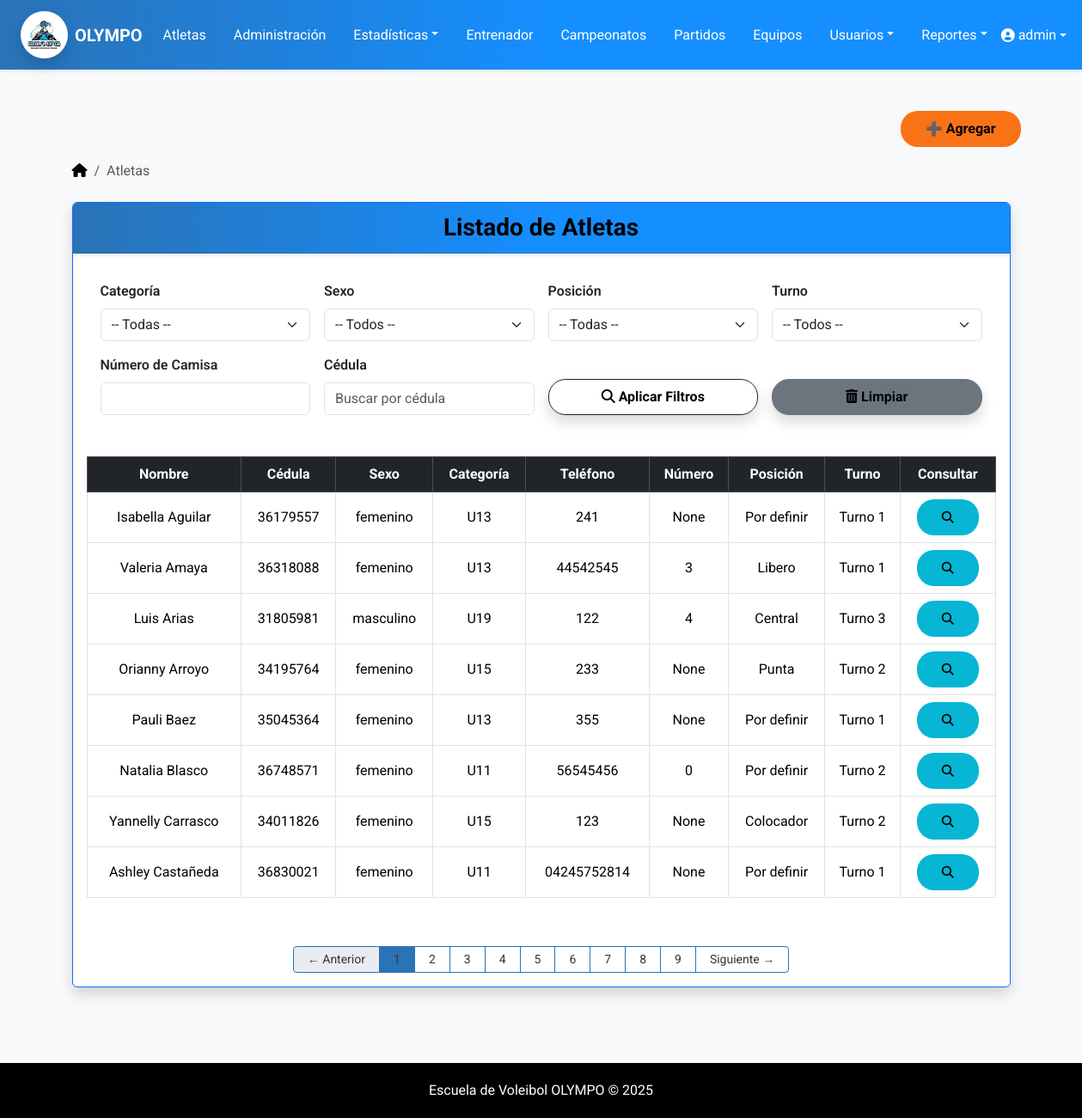
The page /atletas/lista/ (signed in) on the database its author committed.
### atletas/models.py (models this page shows, shortened)
class Atleta(models.Model):
    SEXO = (
    ('masculino', 'Masculino'),
    ('femenino', 'Femenino'),
    )
    TURNOS = (
        ('T1', 'Turno 1'),
        ('T2', 'Turno 2'),
        ('T3', 'Turno 3'),
    )
    POSICIONES = (
        ('Por definir', 'Por definir'),
        ('colocador', 'Colocador'),
        ('opuesto', 'Opuesto'),
        ('central', 'Central'),
        ('libero', 'Libero'),
        ('punta', 'Punta'),
    )
    user = models.OneToOneField(User, on_delete=models.CASCADE, null=True, blank=True)  # <— NUEVO
    nombre = models.CharField(max_length=100)
    apellido = models.CharField(max_length=100)
    fecha_nacimiento = models.DateField()
    sexo = models.CharField(max_length=10, choices=SEXO)
    categoria = models.CharField(max_length=10, blank=True)
    turno = models.CharField(max_length=10, choices=TURNOS)
    posicion = models.CharField(max_length=50, choices=POSICIONES)
    cedula = models.CharField(max_length=20, unique=True)
    telefono = models.CharField(max_length=20)
    direccion = models.TextField(blank=True)
    numero_camisa = models.PositiveIntegerField(null=True, blank=True)
    fecha_registro = models.DateTimeField(auto_now_add=True)
    salto = models.FloatField(null=True, blank=True, help_text="Salto en metros")
    alcance = models.FloatField(null=True, blank=True, help_text="Alcance en metros")
    peso = models.FloatField(null=True, blank=True, help_text="Peso en kilogramos")
    estatura = models.FloatField(null=True, blank=True, help_text="Estatura en metros")
    representante_nombre = models.CharField(max_length=100, blank=True, null=True)
    representante_apellido = models.CharField(max_length=100, blank=True, null=True)
    representante_cedula = models.CharField(max_length=20, blank=True, null=True)
    representante_telefono = models.CharField(max_length=20, blank=True, null=True)

### atletas/views.py (the view)
# urls.py: path('lista/', views.lista_atletas, name='lista_atletas'),
@user_passes_test(lambda u: es_admin(u) or es_entrenador(u))
def lista_atletas(request):
    atletas = Atleta.objects.all()
    categoria = request.GET.get('categoria')
    sexo = request.GET.get('sexo')
    posicion = request.GET.get('posicion')
    turno = request.GET.get('turno')
    numero = request.GET.get('numero')
    cedula = request.GET.get('cedula')
    if categoria:
        atletas = atletas.filter(categoria=categoria)
    if sexo:
        atletas = atletas.filter(sexo=sexo)
    if posicion:
        atletas = atletas.filter(posicion=posicion)
    if turno:
        atletas = atletas.filter(turno=turno)
    if numero:
        atletas = atletas.filter(numero_camisa=numero)
    if cedula:
        atletas = atletas.filter(cedula__icontains=cedula)
    atletas = atletas.order_by("apellido", "nombre", "id")
    from django.core.paginator import Paginator
    paginator = Paginator(atletas, 8)
    page_number = request.GET.get('page')
    atletas = paginator.get_page(page_number)
    categorias = Atleta.objects.values_list('categoria', flat=True).distinct()
    posiciones = Atleta.POSICIONES
    turnos = Atleta.TURNOS
    sexos = Atleta.SEXO
    return render(request, 'atletas/lista_atletas.html', {
        'atletas': atletas,
        'categorias': categorias,
        'posiciones': posiciones,
        'turnos': turnos,
        'sexos': sexos,
        'valores': request.GET,
        'is_admin': es_admin(request.user),
        'is_entrenador': es_entrenador(request.user),
    })

### atletas/context_processors.py (called while the page is built)
def role_flags(request):
    u = request.user
    atleta_id = None
    if u.is_authenticated and es_atleta(u):  # ✅ propiedad
        if hasattr(u, "atleta"):
            atleta_id = u.atleta.id
    return {
        "is_admin": es_admin(u),
        "is_trainer": es_entrenador(u),
        "is_athlete": es_atleta(u),
        "atleta_id": atleta_id,
    }

### atletas/utils/roles.py (called while the page is built)
def es_admin(user):
    return user.is_authenticated and (user.is_superuser or user.groups.filter(name='Administrador').exists())

def es_entrenador(user):
    return user.is_authenticated and (
        user.groups.filter(name='Entrenador').exists() or hasattr(user, 'entrenador')
    )

def es_atleta(user):
    return user.is_authenticated and hasattr(user, 'atleta')  # por la OneToOne

### templates/atletas/lista_atletas.html (shortened to what this page needs)
{% extends 'base.html' %}
{% block content %}
  <div class="d-grid gap-2 d-md-flex justify-content-md-end">
    {% if is_admin %}
      <div class="d-flex gap-2">
        <a href="{% url 'agregar_atleta' %}" class="btn " style="background: #F97316;">
          ➕ Agregar
        </a>
      </div>
    {% endif %}
  </div>
<div class="container mt-3">
    <nav aria-label="breadcrumb" class="mb-4">
        <ol class="breadcrumb">
            <li class="breadcrumb-item">
                <a class="link-body-emphasis" href="{% url 'menu_principal' %}">
                    <i class="fa-solid fa-house"></i>
                </a>
            </li>
            <li class="breadcrumb-item active" aria-current="page">
                Atletas
            </li>
        </ol>
    </nav>
</div>
<div class="container mt-4">
  {% if not is_admin and not is_entrenador %}
    <div class="alert alert-danger text-center">
        No tienes permiso para ver esta sección.
    </div>
  {% else %}
  <div class="card shadow border border-primary">
    <div class="card-header text-white text-center fw-bold fs-3">
      Listado de Atletas
    </div>
    <div class="card-body">
        <div class="card-body">
            <form method="get" class="row g-3">
            <div class="col-md-3">
                <label class="form-label fw-semibold">Categoría</label>
                <select name="categoria" class="form-select">
                <option value="">-- Todas --</option>
                </select>
            </div>
            <div class="col-md-3">
                <label class="form-label fw-semibold">Sexo</label>
                <select name="sexo" class="form-select">
                <option value="">-- Todos --</option>
                </select>
            </div>
            <div class="col-md-3">
                <label class="form-label fw-semibold">Posición</label>
                <select name="posicion" class="form-select">
                <option value="">-- Todas --</option>
                </select>
            </div>
            <div class="col-md-3">
                <label class="form-label fw-semibold">Turno</label>
                <select name="turno" class="form-select">
                <option value="">-- Todos --</option>
                </select>
            </div>
            <div class="col-md-3">
                <label class="form-label fw-semibold">Número de Camisa</label>
                <input type="number" name="numero" class="form-control"
                    value="{{ valores.numero|default_if_none:'' }}">
            </div>
            <div class="col-md-3">
                <label class="form-label fw-semibold">Cédula</label>
                <input type="text" name="cedula" class="form-control"
                    placeholder="Buscar por cédula"
                    value="{{ valores.cedula|default_if_none:'' }}">
            </div>
            <div class="col-md-3 d-flex align-items-end">
                <button type="submit" class="btn btn-outline-dark w-100 shadow"><i class="fas fa-search"></i></a></td>
                 Aplicar Filtros
                </button>
            </div>
            <div class="col-md-3 d-flex align-items-end">
                <a href="{% url 'lista_atletas' %}" class="btn btn-secondary w-100 shadow"> <i class="fas fa-trash-alt"></i>
                 Limpiar
                </a>
            </div>
            </form>
        </div>
        </div>
      {% if atletas %}
      <div class="table-responsive p-3">
        <table class="table table-hover table-bordered align-middle text-center">
          <thead class="table-dark">
            <tr>
              <th>Nombre</th>
              <th>Cédula</th>
              <th>Sexo</th>
              <th>Categoría</th>
              <th>Teléfono</th>
              <th>Número</th>
              <th>Posición</th>
              <th>Turno</th>
              <th>Consultar</th>
            </tr>
          </thead>
          <tbody>
            {% for atleta in atletas %}
            <tr>
              <td>{{ atleta.nombre }} {{ atleta.apellido }}</td>
              <td>{{ atleta.cedula }}</td>
              <td>{{ atleta.sexo }}</td>
              <td>{{ atleta.categoria }}</td>
              <td>{{ atleta.telefono }}</td>
              <td>{{ atleta.numero_camisa }}</td>
              <td>{{ atleta.get_posicion_display }}</td>
              <td>{{ atleta.get_turno_display }}</td>
              <td>
                <a href="{% url 'detalle_atleta' atleta.id %}"
                   class="btn btn-sm" style="background: #06b6d4;"
                   title="Ver Detalles">
                  <i class="fas fa-search"></i>
                </a>
              </td>
            </tr>
            {% endfor %}
          </tbody>
        </table>
      </div>
      {% else %}
        <div class="alert alert-info text-center">
            No hay atletas registrados por el momento.
        </div>
      {% endif %}
      {% with request.GET.urlencode as query_params %}
        {% with query_params|cut:'page='|cut:'&page=' as base_query %}
          <div class="d-flex justify-content-center mt-4">
            <nav>
              <ul class="pagination pagination-sm">
                {% if atletas.has_previous %}
                  <li class="page-item">
                    <a class="page-link px-3 py-1" href="?page={{ atletas.previous_page_number }}&{{ base_query }}">← Anterior</a>
                  </li>
                {% else %}
                  <li class="page-item disabled">
                    <span class="page-link px-3 py-1">← Anterior</span>
                  </li>
                {% endif %}
                {% for num in atletas.paginator.page_range %}
                  {% if atletas.number == num %}
                    <li class="page-item active">
                      <span class="page-link px-3 py-1">{{ num }}</span>
                    </li>
                  {% else %}
                    <li class="page-item">
                      <a class="page-link px-3 py-1" href="?page={{ num }}&{{ base_query }}">{{ num }}</a>
                    </li>
                  {% endif %}
                {% endfor %}
                {% if atletas.has_next %}
                  <li class="page-item">
                    <a class="page-link px-3 py-1" href="?page={{ atletas.next_page_number }}&{{ base_query }}">Siguiente →</a>
                  </li>
                {% else %}
                  <li class="page-item disabled">
                    <span class="page-link px-3 py-1">Siguiente →</span>
                  </li>
                {% endif %}
              </ul>
            </nav>
          </div>
        {% endwith %}
      {% endwith %}
  {% endif %}
</div>
{% endblock %}

### templates/base.html (shortened to what this page needs)
<!DOCTYPE html>
{% load static %}
<html lang="es">
<head>
    <link href="https://cdn.jsdelivr.net/npm/bootstrap@5.3.3/dist/css/bootstrap.min.css" rel="stylesheet">
    <link rel="stylesheet" href="https://cdnjs.cloudflare.com/ajax/libs/font-awesome/6.5.0/css/all.min.css">
    <link rel="stylesheet" href="{% static 'css/estilos.css' %}">
</head>
<body>
    <nav class="navbar navbar-expand-lg bg-escovol navbar-dark shadow-sm">
        <div class="container-fluid px-4">
            <a class="navbar-brand d-flex align-items-center">
                <img src="{% static 'img/logo-olympo.jpeg' %}" alt="Logo Olympo" width="55" height="55" class="me-2 rounded-circle shadow">
                <span class="fw-bold text-white">OLYMPO</span>
            </a>
            <div class="collapse navbar-collapse justify-content-between" id="navbarMenu">
                <ul class="navbar-nav mx-auto gap-3">
                    {% if is_admin or is_trainer %}
                        <li class="nav-item"><a class="nav-link text-white" href="{% url 'lista_atletas' %}">Atletas</a></li>
                        <li class="nav-item"><a class="nav-link text-white" href="{% url 'administracion' %}">Administración</a></li>
                        <li class="nav-item dropdown">
                            <a class="nav-link dropdown-toggle text-white" href="#" data-bs-toggle="dropdown">Estadísticas</a>
                        </li>
                        <li class="nav-item"><a class="nav-link text-white" href="{% url 'lista_entrenadores' %}">Entrenador</a></li>
                        <li class="nav-item"><a class="nav-link text-white" href="{% url 'lista_campeonatos' %}">Campeonatos</a></li>
                        <li class="nav-item"><a class="nav-link text-white" href="{% url 'lista_partidos' %}">Partidos</a></li>
                        <li class="nav-item"><a class="nav-link text-white" href="{% url 'listar_equipos' %}">Equipos</a></li>
                        {% if is_admin %}
                            <li class="nav-item dropdown">
                                <a class="nav-link dropdown-toggle text-white" href="#" data-bs-toggle="dropdown">Usuarios</a>
                            </li>
                        {% endif %}
                        <li class="nav-item dropdown">
                            <a class="nav-link dropdown-toggle text-white" href="#" data-bs-toggle="dropdown">Reportes</a>
                        </li>
                    {% endif %}
                </ul>
                <ul class="navbar-nav">
                    {% if user.is_authenticated %}
                        <li class="nav-item dropdown">
                            <a class="nav-link dropdown-toggle d-flex align-items-center text-white" href="#" role="button" data-bs-toggle="dropdown">
                                <i class="fa-solid fa-user-circle me-1"></i>
                                {{ user.get_full_name|default:user.username }}
                            </a>
                        </li>
                    {% else %}
                        <li class="nav-item">
                            <a class="nav-link text-white fw-semibold" href="{% url 'login' %}">
                                <i class="fas fa-sign-in-alt me-1"></i> Iniciar sesión
                            </a>
                        </li>
                    {% endif %}
                </ul>
            </div>
        </div>
    </nav>
    <main class="container py-5">
        {% block content %}{% endblock %}
    </main>
    <footer>
        Escuela de Voleibol OLYMPO © {{ year|default:2025 }}
    </footer>
</body>
</html>

### static/css/estilos.css (style rules this page uses)
.card-header { background: linear-gradient(to right, #1A4B7D, #2A73B6, #5C9DCC); color: #f8f4f4 !important; box-shadow: 0 2px 4px rgba(0, 0, 0, 0.1); }
.btn-success, .btn-danger, .btn-warning, .btn-secondary, .btn-info, .btn-primary, .btn { padding: 8px 28px; border-radius: 20px; line-height: 24px; font-weight: bold; color: black; }
.pagination .page-link { color: #343434; }
.pagination .page-item.active .page-link { background-color: #2A73B6; border-color: #2A73B6; }
.pagination .page-item .page-link { border-color: #2A73B6; }

### templates/base.html (style rules this page uses)
html, body { height: 100%; margin: 0; display: flex; flex-direction: column; }
main { flex: 1; }
body { font-family: 'Roboto', sans-serif; background-color: #f8f9fa; color: #212529; }
.navbar-brand { font-weight: bold; color: #070303 !important; }
.bg-escovol { background: linear-gradient(to right, #2A73B6, #158EFF, #158EFF); }
footer { margin-top: 40px; padding: 20px 0; background-color: #000000; color: white; text-align: center; }
.card-header { background: linear-gradient(to right, #2A73B6, #158EFF, #158EFF); color: #000000 !important; box-shadow: 0 2px 4px rgba(0, 0, 0, 0.1); }
.pagination .page-link { color: #343434; }
.pagination .page-item.active .page-link { background-color: #2A73B6; border-color: #2A73B6; }
.pagination .page-item .page-link { border-color: #2A73B6; }

### rows shown on the page
Atleta: nombre "Isabella", apellido "Aguilar", cedula "36179557", sexo "femenino", categoria "U13", telefono "241", numero_camisa "None", posicion "Por definir", turno "Turno 1"
Atleta: nombre "Valeria", apellido "Amaya", cedula "36318088", sexo "femenino", categoria "U13", telefono "44542545", numero_camisa "3", posicion "Libero", turno "Turno 1"
Atleta: nombre "Luis", apellido "Arias", cedula "31805981", sexo "masculino", categoria "U19", telefono "122", numero_camisa "4", posicion "Central", turno "Turno 3"
Atleta: nombre "Orianny", apellido "Arroyo", cedula "34195764", sexo "femenino", categoria "U15", telefono "233", numero_camisa "None", posicion "Punta", turno "Turno 2"
Atleta: nombre "Pauli", apellido "Baez", cedula "35045364", sexo "femenino", categoria "U13", telefono "355", numero_camisa "None", posicion "Por definir", turno "Turno 1"
Atleta: nombre "Natalia", apellido "Blasco", cedula "36748571", sexo "femenino", categoria "U11", telefono "56545456", numero_camisa "0", posicion "Por definir", turno "Turno 2"
Atleta: nombre "Yannelly", apellido "Carrasco", cedula "34011826", sexo "femenino", categoria "U15", telefono "123", numero_camisa "None", posicion "Colocador", turno "Turno 2"
Atleta: nombre "Ashley", apellido "Castañeda", cedula "36830021", sexo "femenino", categoria "U11", telefono "04245752814", numero_camisa "None", posicion "Por definir", turno "Turno 1"

### other values the page prints
{{ user.get_full_name|default:user.username }} "admin"
{{ num }} "1"
{{ num }} "2" "3" "4" "5" "6" "7" "8" "9"
{{ year|default:2025 }} "2025"
